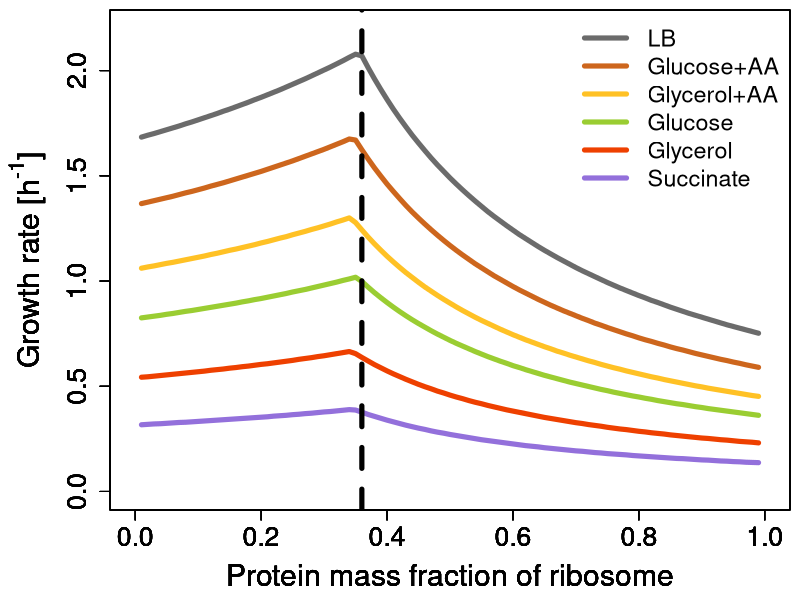

The R script that drew this image:
setwd("~/RiboComp")

data <- read.csv("data/08_PRL_reproduction.csv", row.names = 1)
colnames(data) <- c("Succinate", "Glycerol", "Glucose", "Glycerol+AA", "Glucose+AA", "LB")

colors = list("Succinate" = "mediumpurple", 
              "Glycerol" = "orangered2" , 
              "Glucose" = "yellowgreen", 
              "Glycerol+AA" = "goldenrod1", 
              "Glucose+AA" = "chocolate3", 
              "LB" = "gray42")

lwd <- 5
fig_size <- c(18,13)
leg_size <- 1.4
cex_labs <- 1.8
cex_axis <- 1.6

png(filename = "plots/PRL_reproduction.png", type="cairo", units="cm", 
    width=fig_size[1], height=fig_size[2], res=300)

par(mar = c(4.5,5.5,0.5,0.5))
for(condition in colnames(data)){
  plot(rownames(data), data[,condition],
       ylim = c(0,2.2), xlim = c(0,1), type = "l",
       xlab = "Protein mass fraction of ribosome",
       ylab = expression(paste("Growth rate [h"^"-1"*"]")),
       cex.axis = cex_axis, cex.lab = cex_labs, lwd = lwd, col = colors[[condition]])
  par(new=TRUE)
}

par(new=FALSE)

legend("topright", legend = rev(colnames(data)), bty = "n", cex = leg_size, 
       col = rev(unlist(colors)), lty = 1, lwd = lwd)
abline(v=0.36, lty = 2, lwd = lwd)

dev.off()
